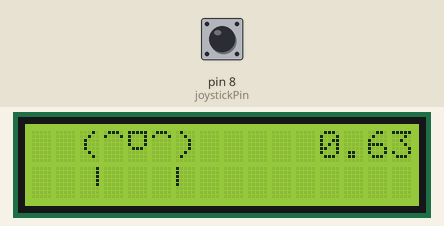
Bench run of a sketch on a simulated Arduino Uno, built with avr-gcc and run on an emulated ATmega328P. Parts: 16×2 character LCD. The inputs (shaded band) are chosen by the test bench; at power-on: pin 8 (joystickPin) HIGH.

Above: at 1.2 s.
1.3 s: pin 8 (joystickPin) pulled LOW for 3.2 s
At 1.6 s:
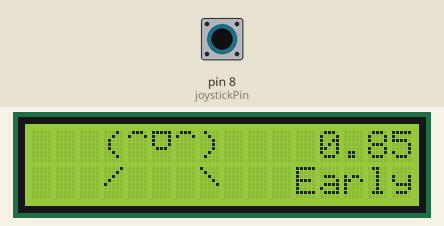
At 5.6 s:
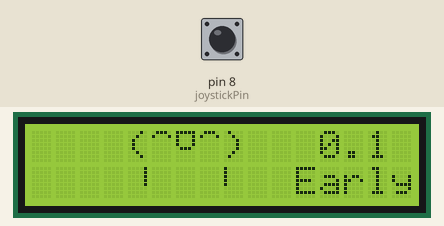
7.5 s: pin 8 (joystickPin) pulled LOW for 0.15 s
At 11.28 s:
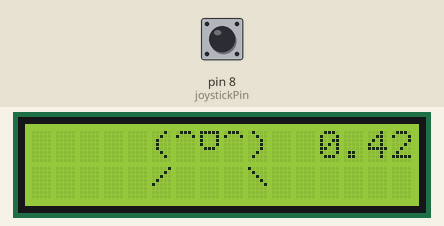
Timing chart, 0 to 12.8 s (numbered marks = the images above; inputs shaded):
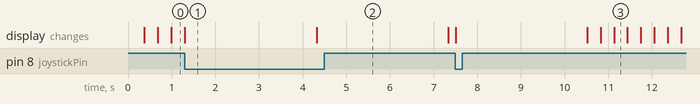

Measured:
- after the input at 1.3 s, the display: changes at once (image 1)
- after the input at 7.5 s, the display: first changes at once (image 3 shows a later state)
- what the display in image 1 shows lasts 3.0 s, from 1.3 s to 4.3 s

The sketch:

10_Second_Stopwatch_Game.ino
```cpp
#include <LiquidCrystal.h>
void draw_bobby(int x, bool legs);
void update_bobby();
void print_time(int time);
void update_time();
int read_button();
void stop_time();

const int rs = 12, en = 11, d4 = 5, d5 = 4, d6 = 3, d7 = 2;
LiquidCrystal lcd(rs, en, d4, d5, d6, d7);

const int joystickSWPin = 8;

byte eyes[8] = {0b01110,
                0b10001,
                0b00000,
                0b00000,
                0b00000,
                0b00000,
                0b00000,
                0b00000};

byte mouth[8] = {0b11111,
                 0b10001,
                 0b10001,
                 0b10001,
                 0b01110,
                 0b00000,
                 0b00000,
                 0b00000};

byte backslash[8] = {0b10000,
                     0b01000,
                     0b00100,
                     0b00010,
                     0b00001,
                     0b00000,
                     0b00000,
                     0b00000};
byte forwardslash[8] = {0b00001,
                        0b00010,
                        0b00100,
                        0b01000,
                        0b10000,
                        0b00000,
                        0b00000,
                        0b00000};
byte legl[8] = {0b00001,
                0b00001,
                0b00001,
                0b00001,
                0b00001,
                0b00000,
                0b00000,
                0b00000};
byte legr[8] = {0b10000,
                0b10000,
                0b10000,
                0b10000,
                0b10000,
                0b00000,
                0b00000,
                0b00000};

int bobbyX = 0;
int bobbyDirection = 1;
bool legs = false;
unsigned long prevTime = 0;
int countTime = 0;
int bobbyUpdateTime = 400;
unsigned long prevTimeBobby = 0;
int joystickPin = 8;

void setup() {
  lcd.begin (16,2);
  lcd.createChar(0, eyes);
  lcd.createChar(1, backslash);
  lcd.createChar(2, mouth);
  lcd.createChar(3, legl);
  lcd.createChar(4, legr);
  lcd.createChar(5, forwardslash);
  pinMode(joystickPin, INPUT_PULLUP);


}

void draw_bobby(int x, bool legs){

  if (legs == false){
    lcd.setCursor(x,0);
    lcd.print("(");
    lcd.write(byte(0));
    lcd.write(byte(2));
    lcd.write(byte(0));
    lcd.write(")");
    lcd.setCursor(x,1);
    lcd.write(byte(3));
    lcd.print(" ");
    lcd.print(" ");
    lcd.print(" ");
    lcd.write(byte(4));
  }
  else{
    lcd.setCursor(x,0);
    lcd.print("(");
    lcd.write(byte(0));
    lcd.write(byte(2));
    lcd.write(byte(0));
    lcd.write(")");
    lcd.setCursor(x,1);
    lcd.write(byte(5));
    lcd.print(" ");
    lcd.print(" ");
    lcd.print(" ");
    lcd.write(byte(1));
  }
}

void update_bobby(){
  unsigned long currentTimeBobby = millis();
  if (currentTimeBobby - prevTimeBobby < bobbyUpdateTime){
    return;
  }
  prevTimeBobby = currentTimeBobby;
  bobbyX = bobbyX + 1 * bobbyDirection;

  if (bobbyX > 5){
    bobbyDirection = -1;
  }
  if (bobbyX < 1){
    bobbyDirection = 1;
  }
  legs = !legs;

}

void print_time(int time){
  if (time == 1500){
    lcd.setCursor(11, 0);
    lcd.print("15.00");
  }
  else if (time == 1000){
    lcd.setCursor(11, 0);
    lcd.print("10.00");
  }
  else{
    if (time > 1000){
      lcd.setCursor(11, 0);
    }
    else{
      lcd.setCursor(12, 0);
    }
    lcd.print(time / 100);
    lcd.print(".");
    lcd.print(time % 100);
  }
}

void update_time(){
  unsigned long currentTime = millis();

  if (currentTime - prevTime >= 10){
    countTime += 1;
    prevTime = currentTime;
  }

  if (countTime == 1501){
    delay(1000);
    countTime = 0;
  }
}

int read_button(){
  int res = digitalRead(joystickPin);
  return res;
}

void stop_time(){
  lcd.setCursor(11, 1);
  if (countTime < 1000){
    lcd.print("Early");
  }
  else if (countTime == 1000){
    lcd.print("Win!");
  }
  else if (countTime > 1000){
    lcd.print("Late");
  }
  delay(3000);
  countTime = 0;
  return;
}


void loop() {
  update_time();
  update_bobby();
  lcd.clear();
  draw_bobby(bobbyX,legs);
  print_time(countTime);
  if (read_button() == LOW){
    stop_time();
  }
  delay(10);

}
```
